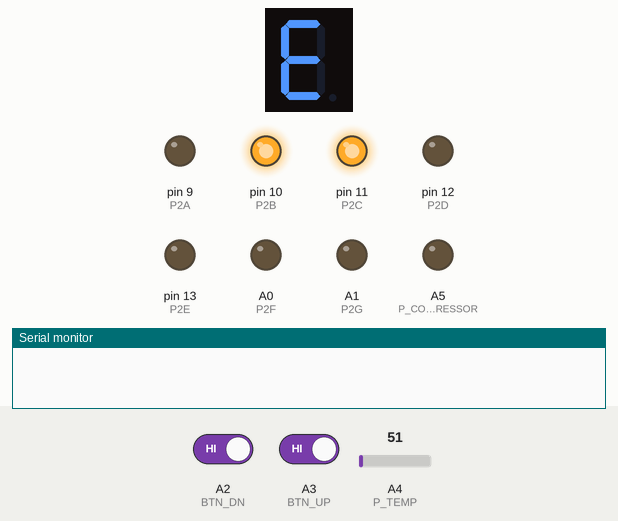
The sketch below on a simulated Arduino Uno, built with avr-gcc and run on an emulated ATmega328P. Parts: 1-digit seven-segment display, output pins drawn as LEDs (lit = HIGH), the last lines printed to the serial monitor. Wiring (inferred from the names in the program): 1-digit 7-segment display, segments lit when LOW: segments pin 2, pin 3, pin 4, pin 5, pin 6, pin 7, pin 8. Dashed ring = blinking. The inputs (shaded band) are chosen by the test bench; at power-on: A4 (P_TEMP) = 51, A2 (BTN_DN) HIGH, A3 (BTN_UP) HIGH. EEPROM starts erased; the segment pins are drawn as the display they are named for; pins used as bus, display or sensor lines are not drawn.

Above: at 4.4 s.
4.5 s: A4 (P_TEMP) set to 61
7.5 s: A4 (P_TEMP) set to 77
At 8.2 s:
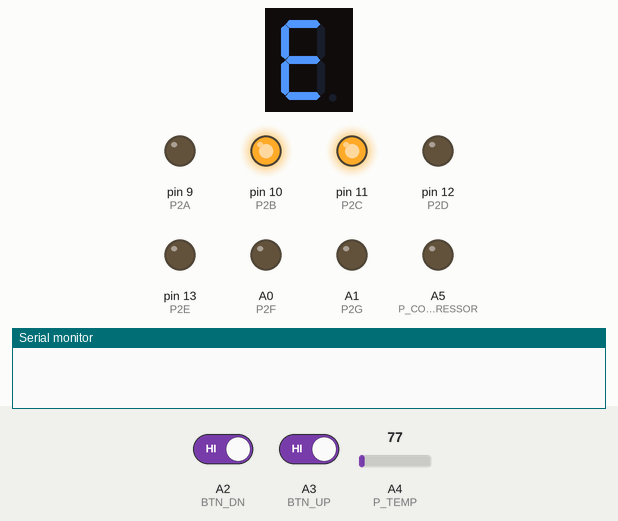
9.0 s: A4 (P_TEMP) set to 163
12.0 s: A4 (P_TEMP) set to 135
At 14.3 s:
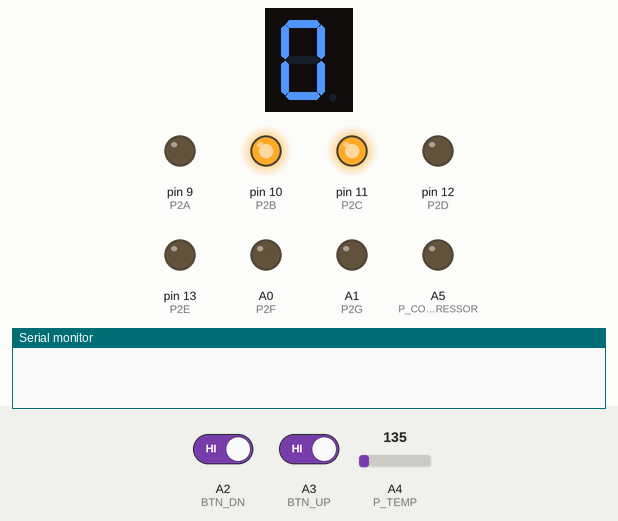
14.7 s: A4 (P_TEMP) set to 117
16.2 s: A2 (BTN_DN) driven LOW and A3 (BTN_UP) driven LOW
At 17.7 s:
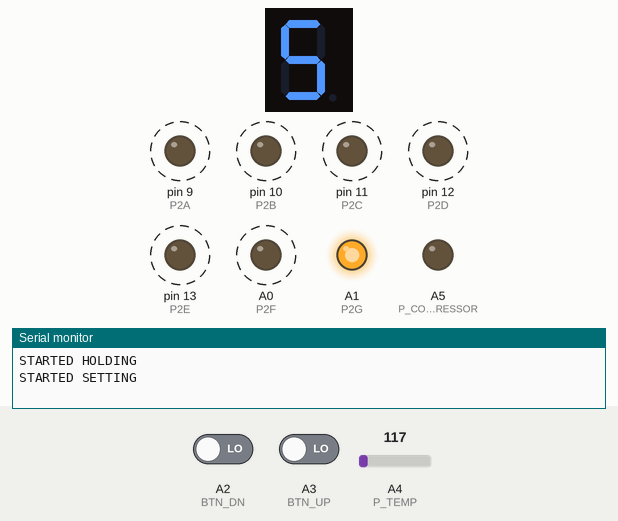
Timing chart, 0 to 19.7 s (numbered marks = the images above; inputs shaded):
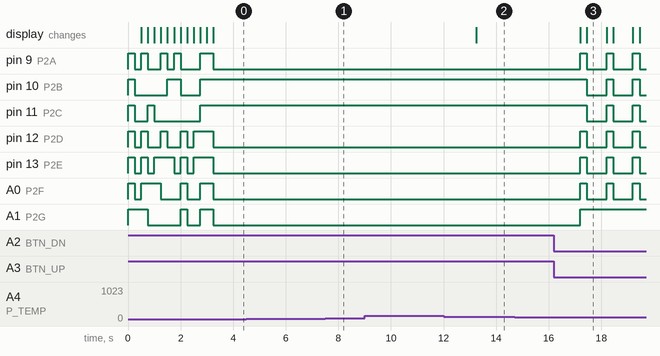

The sketch:

VinoTemp.ino
```cpp
#include <Bounce2.h>
#include <EEPROM.h>

#define ON LOW
#define OFF HIGH
#define UPSIDE_DOWN false

#define P1A 2
#define P1B 3
#define P1C 4
#define P1D 5
#define P1E 6
#define P1F 7
#define P1G 8

#define P2A 9
#define P2B 10
#define P2C 11
#define P2D 12
#define P2E 13
#define P2F A0
#define P2G A1

#define BTN_UP A3
#define BTN_DN A2

#define P_TEMP A4
#define P_COMPRESSOR A5

#define MAX_SET 70
#define MIN_SET 30

//Temperature set window
#define TEMP_WINDOW 4

#define BOUNCE_DELAY 5
#define SETTING_DP_PERIOD 1000
#define SETTING_FLASH 1000
#define SETTING_FLASH_OFF_PERIOD 0.25
#define SETTING_TIMEOUT 5000

#define TEMP_COUNT 50
#define TEMP_INTERVAL 100

//Long term storage for variables
#define EEPROM_TEMP 0

// Instantiate a Bounce object
Bounce btnUp = Bounce();
Bounce btnDn = Bounce();

int tRead = 0;
int tSet = 0;

bool bSetting = false;
long tSetting = 0;
bool bHolding = false;
long tHolding = 0;

short iTemp = 0;
float rTemp = 0;
long tTemp = 0;

void setup() {
  Serial.begin(9600);
  initPins();
  initState();
  loadData();

  displayCount();

  rTemp = analogRead(P_TEMP);
  convertVtoTemp(rTemp);
  displayTemp(tRead);
}

void displayCount() {
  off1();
  off2();
  delay(250);

  off1();
  zeroone();
  delay(250);

  zeroten();
  one();
  delay(250);

  ten();
  two();
  delay(250);

  twenty();
  three();
  delay(250);

  thirty();
  four();
  delay(250);

  forty();
  five();
  delay(250);

  fifty();
  six();
  delay(250);

  sixty();
  seven();
  delay(250);

  seventy();
  eight();
  delay(250);

  eighty();
  nine();
  delay(250);

  ninety();
  off2();
  delay(250);

  off1();
  off2();
  delay(250);
}

void initPins() {
  pinMode(P1A, OUTPUT);
  pinMode(P1B, OUTPUT);
  pinMode(P1C, OUTPUT);
  pinMode(P1D, OUTPUT);
  pinMode(P1E, OUTPUT);
  pinMode(P1F, OUTPUT);
  pinMode(P1G, OUTPUT);

  pinMode(P2A, OUTPUT);
  pinMode(P2B, OUTPUT);
  pinMode(P2C, OUTPUT);
  pinMode(P2D, OUTPUT);
  pinMode(P2E, OUTPUT);
  pinMode(P2F, OUTPUT);
  pinMode(P2G, OUTPUT);

  pinMode(P_COMPRESSOR, OUTPUT);

  // Setup the button with an internal pull-up :
  pinMode(BTN_UP, INPUT_PULLUP);
  btnUp.attach(BTN_UP);
  btnUp.interval(BOUNCE_DELAY);

  // Setup the button with an internal pull-up :
  pinMode(BTN_DN, INPUT_PULLUP);
  btnDn.attach(BTN_DN);
  btnDn.interval(BOUNCE_DELAY);
}

void initState() {
  bSetting = false;
  digitalWrite(P_COMPRESSOR, LOW);
  off1();
  off2();
}

void loadData() {
  //Read the set temp from memory
  tSet = EEPROM.read(EEPROM_TEMP);
  if (tSet == 255) {
    tSet = 50;
    EEPROM.write(EEPROM_TEMP, tSet);
  }
}

void loop() {
  long m = millis();
  btnUp.update();
  btnDn.update();

  if ( bSetting && (m - tSetting > SETTING_TIMEOUT)) {
    Serial.println("RESET");
    bSetting = false;
    //Write the set temp to memory
    EEPROM.write(EEPROM_TEMP, tSet);
    displayTemp(tRead);
  }

  if ( bSetting ) {
    if ( checkAdjustment() )
      tSetting = m;

    if ( (m - tSetting) % SETTING_FLASH < SETTING_FLASH * SETTING_FLASH_OFF_PERIOD ) {
      off1();
      off2();
    }
    else {
      displayTemp(tSet);
    }
  }
  else {
    //checkSinglePress();
    checkDoublePress();
    if ( readTemp() ) {
      convertVtoTemp(rTemp);
      displayTemp(tRead);
    }
  }

  if ((tRead >= tSet + TEMP_WINDOW) && digitalRead(P_COMPRESSOR) == LOW)
    digitalWrite(P_COMPRESSOR, HIGH);

  if (tRead <= tSet && digitalRead(P_COMPRESSOR) == HIGH)
    digitalWrite(P_COMPRESSOR, LOW);
}

boolean readTemp() {
  long m = millis();
  if ( millis() - tTemp > TEMP_INTERVAL) {
      iTemp++;
      rTemp += analogRead(P_TEMP);
      tTemp = m;
//      Serial.print("rTemp1: ");
//      Serial.println(rTemp);
  }

  if ( iTemp >= TEMP_COUNT ) {
    rTemp /= TEMP_COUNT;
    return true;
  }

  return false;
}

void convertVtoTemp(int a) {
//  Serial.print("rTemp: ");
//  Serial.println(rTemp);

  //Map analog reading to voltage (5/1023)
  float v = 5 - (a * 0.00488758553275);
//  Serial.print("v2: ");
//  Serial.println(v);

  //Map voltage to temp using line formula
  //calculated from TempMapping.xlsx

  //Factory Board (5.1k resistor)
  //x = (-y + 4.5635) / 0.027647
  //tRead =  (-v + 4.5635) / 0.027647;

  //My Board (5.5k resistor)
  //x = (y - b) / m
  float m = -0.02;
  float b = 4.11;
  tRead = (v - b) / m;

//  Serial.print("tRead: ");
//  Serial.println(tRead);
//  Serial.println("");

  rTemp = 0;
  iTemp = 0;
}

void checkSinglePress() {
  if ( btnUp.fell() || btnDn.fell() ) {
    bSetting = true;
    tSetting = millis();
  }
}

void checkDoublePress() {
  bool uLow = btnUp.read() == LOW;
  int dLow = btnDn.read() == LOW;

  if ( !bHolding && uLow && dLow ) {
    Serial.println("STARTED HOLDING");
    bHolding = true;
    tHolding = millis();
  }

  if ( bHolding && uLow && dLow && (millis() - tHolding > SETTING_DP_PERIOD)) {
    Serial.println("STARTED SETTING");
    bHolding = false;
    bSetting = true;
    tSetting = millis();
  }
}

bool checkAdjustment() {
  if ( btnUp.fell() ) {
    Serial.println("UP");
    if ( tSet >= MAX_SET )
      tSet = MIN_SET;
    else
      tSet++;
  }
  if ( btnDn.fell() ) {
    Serial.println("DOWN");
    if ( tSet <= MIN_SET )
      tSet = MAX_SET;
    else
      tSet--;
  }

  return btnUp.fell() || btnDn.fell();
}

void displayTemp(int temp) {
  int tens = temp / 10;
  displayTens(tens);
  int ones = temp % 10;
  displayOnes(ones);
}

void displayTens(int v) {
  switch (v) {
    case 0:
      zeroten();
      break;
    case 1:
      ten();
      break;
    case 2:
      twenty();
      break;
    case 3:
      thirty();
      break;
    case 4:
      forty();
      break;
    case 5:
      fifty();
      break;
    case 6:
      sixty();
      break;
    case 7:
      seventy();
      break;
    case 8:
      eighty();
      break;
    case 9:
      ninety();
      break;
    default:
      e1();
      break;
  }
}

void displayOnes(int v) {
  switch (v) {
    case 0:
      zeroone();
      break;
    case 1:
      one();
      break;
    case 2:
      two();
      break;
    case 3:
      three();
      break;
    case 4:
      four();
      break;
    case 5:
      five();
      break;
    case 6:
      six();
      break;
    case 7:
      seven();
      break;
    case 8:
      eight();
      break;
    case 9:
      nine();
      break;
    default:
      e2();
      break;
  }
}

void zeroten() {
  if ( UPSIDE_DOWN ) {
    digitalWrite(P2A, ON);
    digitalWrite(P2B, ON);
    digitalWrite(P2C, ON);
    digitalWrite(P2D, ON);
    digitalWrite(P2E, ON);
    digitalWrite(P2F, ON);
    digitalWrite(P2G, OFF);
  }
  else {
    digitalWrite(P1A, ON);
    digitalWrite(P1B, ON);
    digitalWrite(P1C, ON);
    digitalWrite(P1D, ON);
    digitalWrite(P1E, ON);
    digitalWrite(P1F, ON);
    digitalWrite(P1G, OFF);
  }
}

void zeroone() {
  if ( UPSIDE_DOWN ) {
    digitalWrite(P1A, ON);
    digitalWrite(P1B, ON);
    digitalWrite(P1C, ON);
    digitalWrite(P1D, ON);
    digitalWrite(P1E, ON);
    digitalWrite(P1F, ON);
    digitalWrite(P1G, OFF);
  }
  else {
    digitalWrite(P2A, ON);
    digitalWrite(P2B, ON);
    digitalWrite(P2C, ON);
    digitalWrite(P2D, ON);
    digitalWrite(P2E, ON);
    digitalWrite(P2F, ON);
    digitalWrite(P2G, OFF);
  }
}

void ten() {
  if ( UPSIDE_DOWN ) {
    digitalWrite(P2A, OFF);
    digitalWrite(P2B, OFF);
    digitalWrite(P2C, OFF);
    digitalWrite(P2D, OFF);
    digitalWrite(P2E, ON);
    digitalWrite(P2F, ON);
    digitalWrite(P2G, OFF);
  }
  else {
    digitalWrite(P1A, OFF);
    digitalWrite(P1B, ON);
    digitalWrite(P1C, ON);
    digitalWrite(P1D, OFF);
    digitalWrite(P1E, OFF);
    digitalWrite(P1F, OFF);
    digitalWrite(P1G, OFF);
  }
}

void one() {
  if ( UPSIDE_DOWN ) {
    digitalWrite(P1A, OFF);
    digitalWrite(P1B, OFF);
    digitalWrite(P1C, OFF);
    digitalWrite(P1D, OFF);
    digitalWrite(P1E, ON);
    digitalWrite(P1F, ON);
    digitalWrite(P1G, OFF);
  }
  else {
    digitalWrite(P2A, OFF);
    digitalWrite(P2B, ON);
    digitalWrite(P2C, ON);
    digitalWrite(P2D, OFF);
    digitalWrite(P2E, OFF);
    digitalWrite(P2F, OFF);
    digitalWrite(P2G, OFF);
  }
}

void twenty() {
  if ( UPSIDE_DOWN ) {
    digitalWrite(P2A, ON);
    digitalWrite(P2B, ON);
    digitalWrite(P2C, OFF);
    digitalWrite(P2D, ON);
    digitalWrite(P2E, ON);
    digitalWrite(P2F, OFF);
    digitalWrite(P2G, ON);
  }
  else {
    digitalWrite(P1A, ON);
    digitalWrite(P1B, ON);
    digitalWrite(P1C, OFF);
    digitalWrite(P1D, ON);
    digitalWrite(P1E, ON);
    digitalWrite(P1F, OFF);
    digitalWrite(P1G, ON);
  }
}

void two() {
  if ( UPSIDE_DOWN ) {
    digitalWrite(P1A, ON);
    digitalWrite(P1B, ON);
    digitalWrite(P1C, OFF);
    digitalWrite(P1D, ON);
    digitalWrite(P1E, ON);
    digitalWrite(P1F, OFF);
    digitalWrite(P1G, ON);
  }
  else {
    digitalWrite(P2A, ON);
    digitalWrite(P2B, ON);
    digitalWrite(P2C, OFF);
    digitalWrite(P2D, ON);
    digitalWrite(P2E, ON);
    digitalWrite(P2F, OFF);
    digitalWrite(P2G, ON);
  }
}

void thirty() {
  if ( UPSIDE_DOWN ) {
    digitalWrite(P2A, ON);
    digitalWrite(P2B, OFF);
    digitalWrite(P2C, OFF);
    digitalWrite(P2D, ON);
    digitalWrite(P2E, ON);
    digitalWrite(P2F, ON);
    digitalWrite(P2G, ON);
  }
  else {
    digitalWrite(P1A, ON);
    digitalWrite(P1B, ON);
    digitalWrite(P1C, ON);
    digitalWrite(P1D, ON);
    digitalWrite(P1E, OFF);
    digitalWrite(P1F, OFF);
    digitalWrite(P1G, ON);
  }
}

void three() {
  if ( UPSIDE_DOWN ) {
    digitalWrite(P1A, ON);
    digitalWrite(P1B, OFF);
    digitalWrite(P1C, OFF);
    digitalWrite(P1D, ON);
    digitalWrite(P1E, ON);
    digitalWrite(P1F, ON);
    digitalWrite(P1G, ON);
  }
  else {
    digitalWrite(P2A, ON);
    digitalWrite(P2B, ON);
    digitalWrite(P2C, ON);
    digitalWrite(P2D, ON);
    digitalWrite(P2E, OFF);
    digitalWrite(P2F, OFF);
    digitalWrite(P2G, ON);
  }
}

void forty() {
  if ( UPSIDE_DOWN ) {
    digitalWrite(P2A, OFF);
    digitalWrite(P2B, OFF);
    digitalWrite(P2C, ON);
    digitalWrite(P2D, OFF);
    digitalWrite(P2E, ON);
    digitalWrite(P2F, ON);
    digitalWrite(P2G, ON);
  }
  else {
    digitalWrite(P1A, OFF);
    digitalWrite(P1B, ON);
    digitalWrite(P1C, ON);
    digitalWrite(P1D, OFF);
    digitalWrite(P1E, OFF);
    digitalWrite(P1F, ON);
    digitalWrite(P1G, ON);
  }
}

void four() {
  if ( UPSIDE_DOWN ) {
    digitalWrite(P1A, OFF);
    digitalWrite(P1B, OFF);
    digitalWrite(P1C, ON);
    digitalWrite(P1D, OFF);
    digitalWrite(P1E, ON);
    digitalWrite(P1F, ON);
    digitalWrite(P1G, ON);
  }
  else {
    digitalWrite(P2A, OFF);
    digitalWrite(P2B, ON);
    digitalWrite(P2C, ON);
    digitalWrite(P2D, OFF);
    digitalWrite(P2E, OFF);
    digitalWrite(P2F, ON);
    digitalWrite(P2G, ON);
  }
}

void fifty() {
  if ( UPSIDE_DOWN ) {
    digitalWrite(P2A, ON);
    digitalWrite(P2B, OFF);
    digitalWrite(P2C, ON);
    digitalWrite(P2D, ON);
    digitalWrite(P2E, OFF);
    digitalWrite(P2F, ON);
    digitalWrite(P2G, ON);
  }
  else {
    digitalWrite(P1A, ON);
    digitalWrite(P1B, OFF);
    digitalWrite(P1C, ON);
    digitalWrite(P1D, ON);
    digitalWrite(P1E, OFF);
    digitalWrite(P1F, ON);
    digitalWrite(P1G, ON);
  }
}

void five() {
  if ( UPSIDE_DOWN ) {
    digitalWrite(P1A, ON);
    digitalWrite(P1B, OFF);
    digitalWrite(P1C, ON);
    digitalWrite(P1D, ON);
    digitalWrite(P1E, OFF);
    digitalWrite(P1F, ON);
    digitalWrite(P1G, ON);
  }
  else {
    digitalWrite(P2A, ON);
    digitalWrite(P2B, OFF);
    digitalWrite(P2C, ON);
    digitalWrite(P2D, ON);
    digitalWrite(P2E, OFF);
    digitalWrite(P2F, ON);
    digitalWrite(P2G, ON);
  }
}

void sixty() {
  if ( UPSIDE_DOWN ) {
    digitalWrite(P2A, ON);
    digitalWrite(P2B, ON);
    digitalWrite(P2C, ON);
    digitalWrite(P2D, OFF);
    digitalWrite(P2E, OFF);
    digitalWrite(P2F, ON);
    digitalWrite(P2G, ON);
  }
  else {
    digitalWrite(P1A, OFF);
    digitalWrite(P1B, OFF);
    digitalWrite(P1C, ON);
    digitalWrite(P1D, ON);
    digitalWrite(P1E, ON);
    digitalWrite(P1F, ON);
    digitalWrite(P1G, ON);
  }
}

void six() {
  if ( UPSIDE_DOWN ) {
    digitalWrite(P1A, ON);
    digitalWrite(P1B, ON);
    digitalWrite(P1C, ON);
    digitalWrite(P1D, OFF);
    digitalWrite(P1E, OFF);
    digitalWrite(P1F, ON);
    digitalWrite(P1G, ON);
  }
  else {
    digitalWrite(P2A, OFF);
    digitalWrite(P2B, OFF);
    digitalWrite(P2C, ON);
    digitalWrite(P2D, ON);
    digitalWrite(P2E, ON);
    digitalWrite(P2F, ON);
    digitalWrite(P2G, ON);
  }
}

void seventy() {
  if ( UPSIDE_DOWN ) {
    digitalWrite(P2A, OFF);
    digitalWrite(P2B, OFF);
    digitalWrite(P2C, OFF);
    digitalWrite(P2D, ON);
    digitalWrite(P2E, ON);
    digitalWrite(P2F, ON);
    digitalWrite(P2G, OFF);
  }
  else {
    digitalWrite(P1A, ON);
    digitalWrite(P1B, ON);
    digitalWrite(P1C, ON);
    digitalWrite(P1D, OFF);
    digitalWrite(P1E, OFF);
    digitalWrite(P1F, OFF);
    digitalWrite(P1G, OFF);
  }
}

void seven() {
  if ( UPSIDE_DOWN ) {
    digitalWrite(P1A, OFF);
    digitalWrite(P1B, OFF);
    digitalWrite(P1C, OFF);
    digitalWrite(P1D, ON);
    digitalWrite(P1E, ON);
    digitalWrite(P1F, ON);
    digitalWrite(P1G, OFF);
  }
  else {
    digitalWrite(P2A, ON);
    digitalWrite(P2B, ON);
    digitalWrite(P2C, ON);
    digitalWrite(P2D, OFF);
    digitalWrite(P2E, OFF);
    digitalWrite(P2F, OFF);
    digitalWrite(P2G, OFF);
  }
}

void eighty() {
  if ( UPSIDE_DOWN ) {
    digitalWrite(P2A, ON);
    digitalWrite(P2B, ON);
    digitalWrite(P2C, ON);
    digitalWrite(P2D, ON);
    digitalWrite(P2E, ON);
    digitalWrite(P2F, ON);
    digitalWrite(P2G, ON);
  }
  else {
    digitalWrite(P1A, ON);
    digitalWrite(P1B, ON);
    digitalWrite(P1C, ON);
    digitalWrite(P1D, ON);
    digitalWrite(P1E, ON);
    digitalWrite(P1F, ON);
    digitalWrite(P1G, ON);
  }
}

void eight() {
  if ( UPSIDE_DOWN ) {
    digitalWrite(P1A, ON);
    digitalWrite(P1B, ON);
    digitalWrite(P1C, ON);
    digitalWrite(P1D, ON);
    digitalWrite(P1E, ON);
    digitalWrite(P1F, ON);
    digitalWrite(P1G, ON);
  }
  else {
    digitalWrite(P2A, ON);
    digitalWrite(P2B, ON);
    digitalWrite(P2C, ON);
    digitalWrite(P2D, ON);
    digitalWrite(P2E, ON);
    digitalWrite(P2F, ON);
    digitalWrite(P2G, ON);
  }
}

void ninety() {
  if ( UPSIDE_DOWN ) {
    digitalWrite(P2A, OFF);
    digitalWrite(P2B, OFF);
    digitalWrite(P2C, ON);
    digitalWrite(P2D, ON);
    digitalWrite(P2E, ON);
    digitalWrite(P2F, ON);
    digitalWrite(P2G, ON);
  }
  else {
    digitalWrite(P1A, ON);
    digitalWrite(P1B, ON);
    digitalWrite(P1C, ON);
    digitalWrite(P1D, OFF);
    digitalWrite(P1E, OFF);
    digitalWrite(P1F, ON);
    digitalWrite(P1G, ON);
  }
}

void nine() {
  if ( UPSIDE_DOWN ) {
    digitalWrite(P1A, OFF);
    digitalWrite(P1B, OFF);
    digitalWrite(P1C, ON);
    digitalWrite(P1D, ON);
    digitalWrite(P1E, ON);
    digitalWrite(P1F, ON);
    digitalWrite(P1G, ON);
  }
  else {
    digitalWrite(P2A, ON);
    digitalWrite(P2B, ON);
    digitalWrite(P2C, ON);
    digitalWrite(P2D, OFF);
    digitalWrite(P2E, OFF);
    digitalWrite(P2F, ON);
    digitalWrite(P2G, ON);
  }
}

void e1() {
  if ( UPSIDE_DOWN ) {
    digitalWrite(P2A, ON);
    digitalWrite(P2B, ON);
    digitalWrite(P2C, ON);
    digitalWrite(P2D, ON);
    digitalWrite(P2E, OFF);
    digitalWrite(P2F, OFF);
    digitalWrite(P2G, ON);
  }
  else {
    digitalWrite(P1A, ON);
    digitalWrite(P1B, OFF);
    digitalWrite(P1C, OFF);
    digitalWrite(P1D, ON);
    digitalWrite(P1E, ON);
    digitalWrite(P1F, ON);
    digitalWrite(P1G, ON);
  }
}

void off1() {
  if ( UPSIDE_DOWN ) {
    digitalWrite(P2A, OFF);
    digitalWrite(P2B, OFF);
    digitalWrite(P2C, OFF);
    digitalWrite(P2D, OFF);
    digitalWrite(P2E, OFF);
    digitalWrite(P2F, OFF);
    digitalWrite(P2G, OFF);
  }
  else {
    digitalWrite(P1A, OFF);
    digitalWrite(P1B, OFF);
    digitalWrite(P1C, OFF);
    digitalWrite(P1D, OFF);
    digitalWrite(P1E, OFF);
    digitalWrite(P1F, OFF);
    digitalWrite(P1G, OFF);
  }
}

void e2() {
  if ( UPSIDE_DOWN ) {
    digitalWrite(P1A, ON);
    digitalWrite(P1B, ON);
    digitalWrite(P1C, ON);
    digitalWrite(P1D, ON);
    digitalWrite(P1E, OFF);
    digitalWrite(P1F, OFF);
    digitalWrite(P1G, ON);
  }
  else {
    digitalWrite(P2A, ON);
    digitalWrite(P2B, OFF);
    digitalWrite(P2C, OFF);
    digitalWrite(P2D, ON);
    digitalWrite(P2E, ON);
    digitalWrite(P2F, ON);
    digitalWrite(P2G, ON);
  }
}

void off2() {
  if ( UPSIDE_DOWN ) {
    digitalWrite(P1A, OFF);
    digitalWrite(P1B, OFF);
    digitalWrite(P1C, OFF);
    digitalWrite(P1D, OFF);
    digitalWrite(P1E, OFF);
    digitalWrite(P1F, OFF);
    digitalWrite(P1G, OFF);
  }
  else {
    digitalWrite(P2A, OFF);
    digitalWrite(P2B, OFF);
    digitalWrite(P2C, OFF);
    digitalWrite(P2D, OFF);
    digitalWrite(P2E, OFF);
    digitalWrite(P2F, OFF);
    digitalWrite(P2G, OFF);
  }
}
```

Measured:
- after the input at 4.5 s, every drawn part: stays the same
- after the input at 7.5 s, pin 10 (P2B), pin 11 (P2C): stays HIGH (without the input it goes to LOW after 0.70 s); A1 (P2G): stays LOW (without the input it goes to HIGH after 0.70 s)
- after the input at 9.0 s, every drawn part: stays the same
- after the input at 14.7 s, every drawn part: stays the same
- after the input at 16.2 s, pin 9 (P2A), pin 12 (P2D), pin 13 (P2E), A0 (P2F): alternates HIGH for 0.25 s and LOW for 0.75 s, starting after 1.0 s; pin 10 (P2B), pin 11 (P2C): alternates HIGH for 0.25 s and LOW for 0.75 s, starting after 1.3 s; A1 (P2G): LOW → HIGH after 1.0 s; the display: first changes after 1.0 s (image 3 shows a later state)
- what the display in image 3 shows lasts 0.7 s, from 17.5 s to 18.2 s
